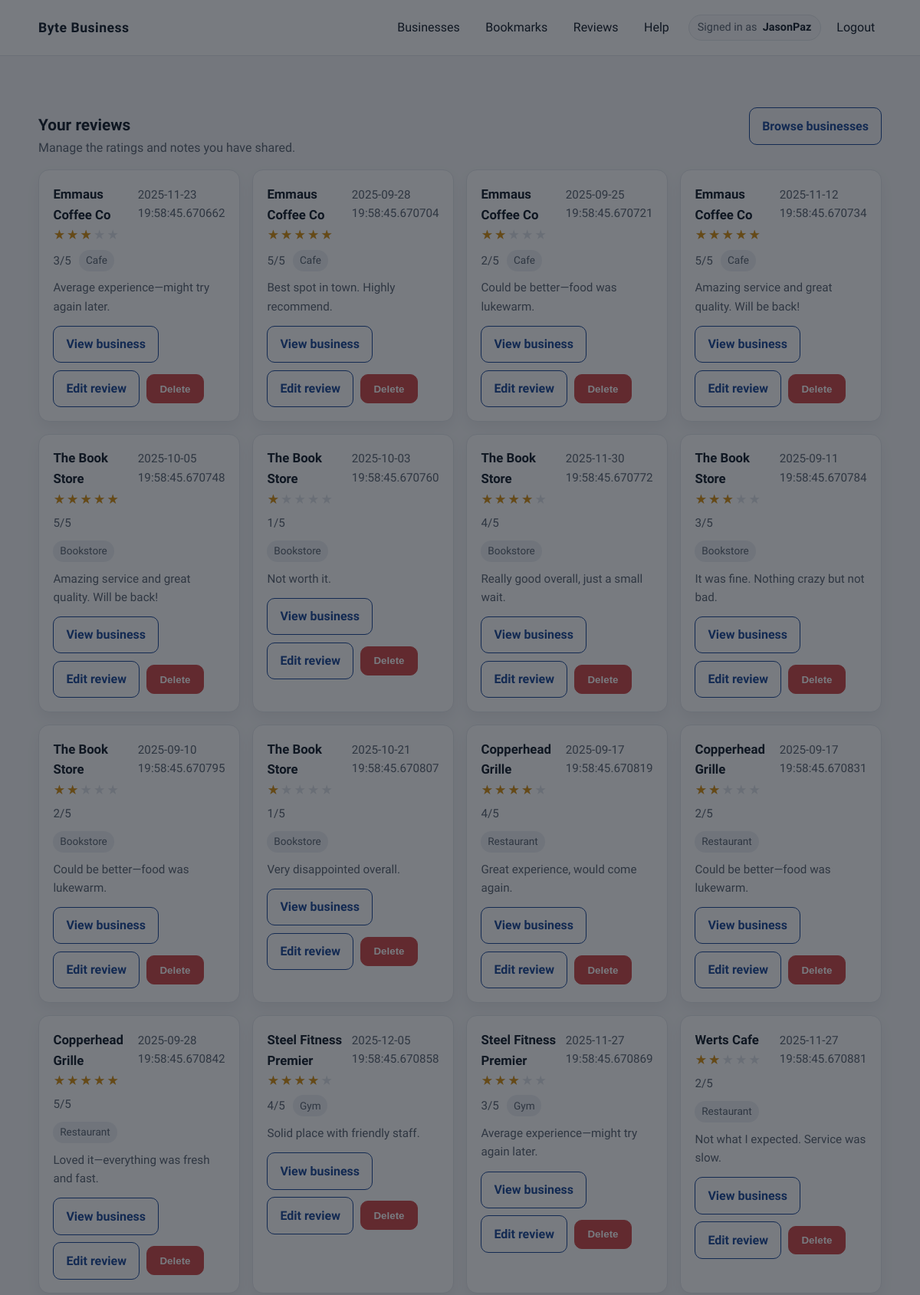
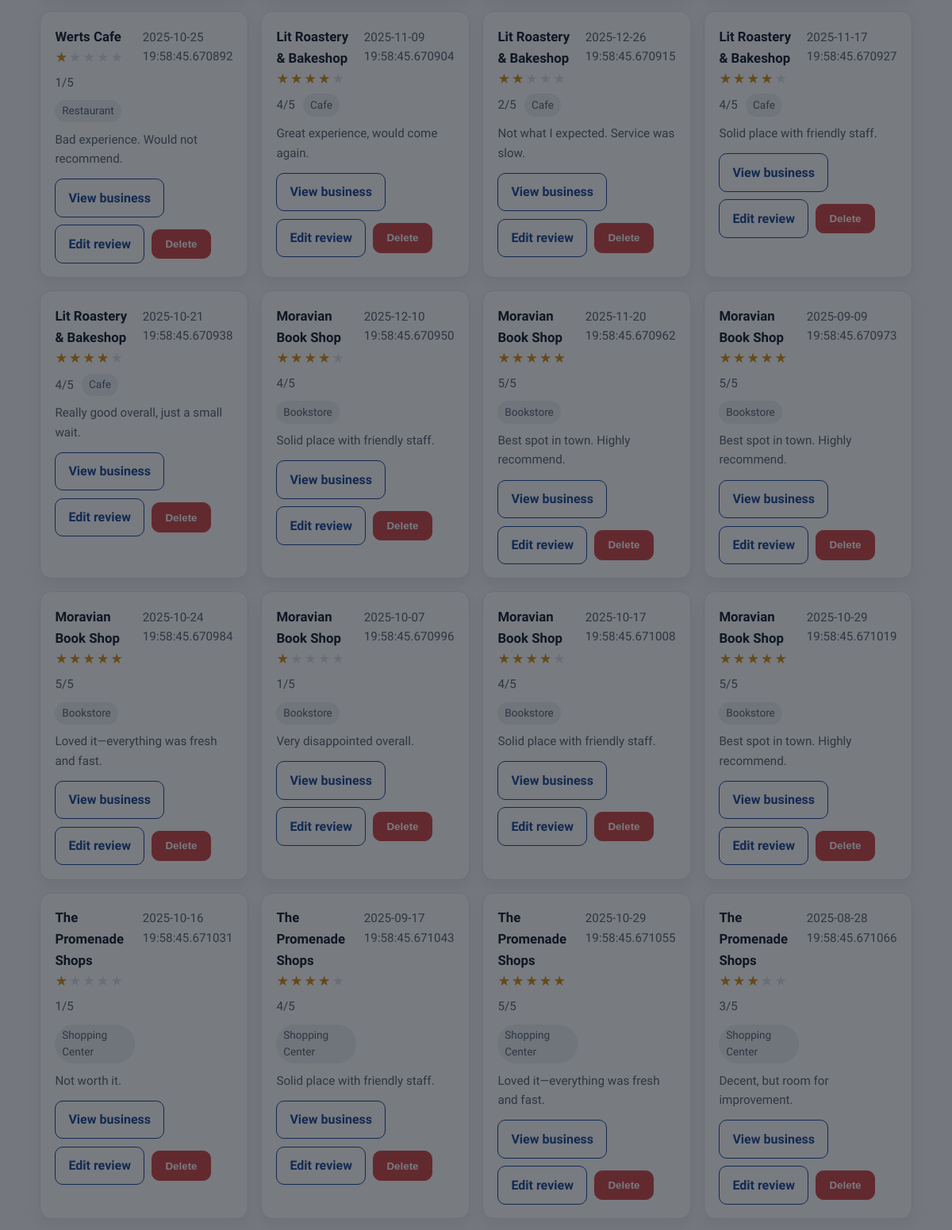
Screenshot of /review (signed in, upper part) with the database file from the repository (2 pictures, top to bottom).
### app/models.py (models this page shows, shortened)
class User(db.Model, UserMixin):
    id = db.Column(db.Integer, primary_key=True)
    username = db.Column(db.String(150), unique=True, nullable=False)
    email = db.Column(db.String(150), unique=True, nullable=False)
    password = db.Column(db.String(256), nullable=False)
    created_at = db.Column(db.DateTime, default=datetime.utcnow)
    is_verified = db.Column(db.Boolean, default=False)
    verified_at = db.Column(db.DateTime, default=None)
    bookmarks = db.relationship("BookMark", back_populates="user", cascade="all, delete-orphan")
    reviews = db.relationship("Review", back_populates="user", cascade="all, delete-orphan")
    redeemed_deals = db.relationship("RedeemDeal", back_populates="user", cascade="all, delete-orphan")

class Review(db.Model):
    id = db.Column(db.Integer, primary_key=True)
    business_id = db.Column(db.Integer, db.ForeignKey('business.id'), nullable=False)
    user_id = db.Column(db.Integer, db.ForeignKey('user.id'), nullable=False)
    rating = db.Column(db.Integer, nullable=False)
    comment = db.Column(db.Text, nullable=True)
    created_at = db.Column(db.DateTime, default=datetime.utcnow)
    user = db.relationship("User", back_populates="reviews")
    business = db.relationship("Business", back_populates="reviews")

class Business(db.Model):
    id = db.Column(db.Integer, primary_key=True)
    name = db.Column(db.String(200), nullable=False)
    location = db.Column(db.String(200), nullable=False)
    address = db.Column(db.String(300), nullable=False)
    category = db.Column(db.String(100), nullable=False)
    description = db.Column(db.Text, nullable=True)
    created_at = db.Column(db.DateTime, default=datetime.utcnow)
    website = db.Column(db.String(300), nullable=True)
    contact = db.Column(db.String(50), nullable=True)
    hours = db.Column(db.String(200), nullable=True)
    bookmarks = db.relationship("BookMark", back_populates="business", cascade="all, delete-orphan")
    reviews = db.relationship("Review", back_populates="business", cascade="all, delete-orphan")
    deals = db.relationship("Deal", back_populates="business", cascade="all, delete-orphan")

### app/routes.py (the view)
@main_bp.route("/review")
@login_required
def reviews():
    reviews = Review.query.filter_by(user_id=current_user.id).all()
    return render_template("reviews.html", reviews=reviews)

### app/__init__.py (called while the page is built)
def create_app():
    app = Flask(__name__)
    app.config.from_object(Config)
    db.init_app(app)
    migrate.init_app(app, db)
    login_manager.init_app(app)
    login_manager.login_view = 'auth.login'
    @app.context_processor
    def inject_turnstile_key():
        return {
            "TURNSTILE_SITE_KEY": current_app.config.get("TURNSTILE_SITE_KEY")
        }
    from . import routes, models, auth_routes, bookmarks, deals
    app.register_blueprint(routes.main_bp)
    app.register_blueprint(auth_routes.auth_bp)
    app.register_blueprint(bookmarks.bp)
    app.register_blueprint(deals.deal_bp)
    return app

### app/auth_routes.py (called while the page is built)
@login_manager.user_loader
def load_user(user_id):
    return User.query.get(int(user_id))

### app/templates/reviews.html (shortened to what this page needs)
{% extends "base.html" %}
{% block content %}
<div class="container">
  <section class="section">
    <div class="section-header">
      <div>
        <h2>Your reviews</h2>
        <p>Manage the ratings and notes you have shared.</p>
      </div>
      <a class="button subtle" href="{{ url_for('main.list_businesses') }}">Browse businesses</a>
    </div>
    {% if reviews and reviews|length > 0 %}
    <div class="card-grid">
      {% for review in reviews %}
      <div class="card">
        <div class="row" style="align-items: baseline;">
          <div>
            <h3 style="margin: 0;">{{ review.business.name|default('Business') }}</h3>
            <div class="business-meta" style="margin-top: 0.4rem;">
              <span class="star-bar" data-rating-bar data-rating="{{ review.rating|default(0) }}">
                <span class="base">★★★★★</span>
                <span class="fill">★★★★★</span>
              </span>
              <span class="muted">{{ review.rating|default(0) }}/5</span>
              <span class="pill">{{ review.business.category|default('Business') }}</span>
            </div>
          </div>
          <span class="muted">{{ review.created_at|default('') }}</span>
        </div>
        <p class="muted" style="margin-top: 0.6rem;">{{ review.comment|default('No comment provided.') }}</p>
        <div class="review-actions" style="margin-top: 0.8rem;">
          <a class="button subtle" href="{{ url_for('main.business_detail', business_id=review.business_id|default(0)) }}">View business</a>
          <a class="button subtle" href="{{ url_for('main.edit_review', review_id=review.id|default(0)) }}">Edit review</a>
          <form method="POST" action="{{ url_for('main.delete_review', review_id=review.id|default(0)) }}" class="review-action-form">
            <button class="button danger" type="submit">Delete</button>
          </form>
        </div>
      </div>
      {% endfor %}
    </div>
    {% else %}
    <div class="card">
      <h3 style="margin-top: 0;">No reviews yet</h3>
      <p style="margin: 0.35rem 0 0.8rem;">Start by rating a business you have visited.</p>
      <a class="button" href="{{ url_for('main.list_businesses') }}">Find businesses</a>
    </div>
    {% endif %}
  </section>
</div>
{% endblock %}

### app/templates/base.html (shortened to what this page needs)
<!doctype html>
<html lang="en">
<head>
  <link rel="stylesheet" href="{{ url_for('static', filename='styles.css') }}">
</head>
<body>
  <header class="site-header">
    <div class="container header-inner">
      <div class="brand">Byte Business</div>
      <nav class="nav-links">
        {% if current_user.is_authenticated %}
        <a href="/businesses">Businesses</a>
        <a href="{{ url_for('bookmarks.view_bookmarks') }}">Bookmarks</a>
        <a href="{{ url_for('main.reviews') }}">Reviews</a>
        <a href="{{ url_for('main.help') }}">Help</a>
        <div class="nav-right">
          <span class="nav-user">
            <span class="nav-user-label">Signed in as</span>
            <span class="nav-user-name">{{ current_user.username }}</span>
          </span>
          <a href="{{ url_for('auth.logout') }}">Logout</a>
        </div>
        {% else %}
        <a href="{{ url_for('main.home') }}">Home</a>
        <a href="/businesses">Businesses</a>
        <a href="{{ url_for('auth.login') }}">Login</a>
        <a class="button subtle" href="{{ url_for('auth.register') }}">Register</a>
        {% endif %}
      </nav>
    </div>
  </header>
  <main class="page">
    {% block content %}{% endblock %}
  </main>
  <div class="onboarding" data-onboarding hidden>
  </div>
</body>
</html>

### app/static/styles.css (style rules this page uses)
:root { --bg: #f6f7f9; --card: #ffffff; --text: #17212e; --muted: #5c6674; --accent: #1f4b99; --accent-strong: #153a73; --border: #e4e7ec; --shadow: 0 12px 30px rgba(0, 0, 0, 0.06); --radius: 14px; }
*, *::before, *::after { box-sizing: border-box; }
body { margin: 0; background: var(--bg); color: var(--text); font-family: 'Work Sans', 'Segoe UI', -apple-system, BlinkMacSystemFont, sans-serif; line-height: 1.6; text-rendering: optimizeLegibility; }
a { color: var(--accent); text-decoration: none; }
.container { width: min(1100px, calc(100% - 2.5rem)); margin: 0 auto; }
.site-header { background: var(--card); border-bottom: 1px solid var(--border); position: sticky; top: 0; z-index: 10; }
.header-inner { display: flex; align-items: center; justify-content: space-between; padding: 1.1rem 0; }
.brand { font-weight: 700; letter-spacing: 0.5px; font-size: 1.1rem; }
.nav-links { display: flex; align-items: center; gap: 1rem; }
.nav-links a { color: var(--text); font-weight: 500; padding: 0.35rem 0.55rem; border-radius: 8px; transition: color 0.2s ease, background 0.2s ease; }
.nav-right { margin-left: auto; display: flex; align-items: center; gap: 0.75rem; }
.nav-user { display: inline-flex; align-items: center; gap: 0.45rem; padding: 0.25rem 0.7rem; border-radius: 999px; border: 1px solid var(--border); background: #f9fafb; font-size: 0.9rem; color: var(--muted); }
.nav-user-name { font-weight: 600; color: var(--text); }
.button { display: inline-flex; align-items: center; justify-content: center; gap: 0.35rem; padding: 0.65rem 1rem; border-radius: 10px; font-weight: 600; border: 1px solid var(--accent); color: var(--card); background: var(--accent); transition: transform 0.15s ease, box-shadow 0.2s ease, background 0.2s ease, color 0.2s ease; }
.button.subtle { color: var(--accent); background: transparent; border-color: var(--accent); }
.button.danger { border-color: #d04b4b; background: #d04b4b; }
.page { padding: 2rem 0 3rem; min-height: calc(100vh - 180px); }
.pill { padding: 0.2rem 0.55rem; border-radius: 999px; background: #eef1f5; color: var(--muted); font-size: 0.85rem; }
.section { margin: 2.2rem auto 0; }
.section-header { display: flex; align-items: baseline; justify-content: space-between; gap: 1rem; margin-bottom: 1rem; }
.section-header h2 { margin: 0; font-size: 1.3rem; }
.section-header p { margin: 0; color: var(--muted); }
.card-grid { display: grid; grid-template-columns: repeat(auto-fit, minmax(240px, 1fr)); gap: 1rem; }
.card { background: var(--card); border: 1px solid var(--border); border-radius: var(--radius); padding: 1.1rem 1.15rem; box-shadow: 0 8px 18px rgba(0, 0, 0, 0.05); transition: transform 0.15s ease, box-shadow 0.2s ease; }
.card h3 { margin: 0 0 0.4rem; font-size: 1.05rem; }
.card p { margin: 0; color: var(--muted); }
form { display: grid; gap: 0.9rem; }
.muted { color: var(--muted); font-size: 0.95rem; }
.star-bar { position: relative; display: inline-block; font-weight: 700; letter-spacing: 0.1rem; color: #dfe3e9; line-height: 1; }
.star-bar .base { color: #dfe3e9; }
.star-bar .fill { position: absolute; top: 0; left: 0; overflow: hidden; white-space: nowrap; color: #d89216; }
.row { display: flex; align-items: center; justify-content: space-between; gap: 0.6rem; }
.review-actions { display: flex; flex-wrap: wrap; gap: 0.6rem; align-items: center; }
.review-action-form { margin: 0; display: inline-flex; }
.business-meta { display: flex; align-items: center; gap: 0.65rem; color: var(--muted); font-size: 0.95rem; flex-wrap: wrap; }
.onboarding { position: fixed; inset: 0; z-index: 50; display: grid; place-items: center; padding: 1.5rem; }

### rows the page displays
User: username "JasonPaz"
Review: business.name "Emmaus Coffee Co", rating "3", business.category "Cafe", created_at "2025-11-23 19:58:45.670662", comment "Average experience—might try again later."
Review: business.name "Emmaus Coffee Co", rating "5", business.category "Cafe", created_at "2025-09-28 19:58:45.670704", comment "Best spot in town. Highly recommend."
Review: business.name "Emmaus Coffee Co", rating "2", business.category "Cafe", created_at "2025-09-25 19:58:45.670721", comment "Could be better—food was lukewarm."
Review: business.name "Emmaus Coffee Co", rating "5", business.category "Cafe", created_at "2025-11-12 19:58:45.670734", comment "Amazing service and great quality. Will be back!"
Review: business.name "The Book Store", rating "5", business.category "Bookstore", created_at "2025-10-05 19:58:45.670748", comment "Amazing service and great quality. Will be back!"
Review: business.name "The Book Store", rating "1", business.category "Bookstore", created_at "2025-10-03 19:58:45.670760", comment "Not worth it."
Review: business.name "The Book Store", rating "4", business.category "Bookstore", created_at "2025-11-30 19:58:45.670772", comment "Really good overall, just a small wait."
Review: business.name "The Book Store", rating "3", business.category "Bookstore", created_at "2025-09-11 19:58:45.670784", comment "It was fine. Nothing crazy but not bad."
Review: business.name "The Book Store", rating "2", business.category "Bookstore", created_at "2025-09-10 19:58:45.670795", comment "Could be better—food was lukewarm."
Review: business.name "The Book Store", rating "1", business.category "Bookstore", created_at "2025-10-21 19:58:45.670807", comment "Very disappointed overall."
Review: business.name "Copperhead Grille", rating "4", business.category "Restaurant", created_at "2025-09-17 19:58:45.670819", comment "Great experience, would come again."
Review: business.name "Copperhead Grille", rating "2", business.category "Restaurant", created_at "2025-09-17 19:58:45.670831", comment "Could be better—food was lukewarm."
Review: business.name "Copperhead Grille", rating "5", business.category "Restaurant", created_at "2025-09-28 19:58:45.670842", comment "Loved it—everything was fresh and fast."
Review: business.name "Steel Fitness Premier", rating "4", business.category "Gym", created_at "2025-12-05 19:58:45.670858", comment "Solid place with friendly staff."
Review: business.name "Steel Fitness Premier", rating "3", business.category "Gym", created_at "2025-11-27 19:58:45.670869", comment "Average experience—might try again later."
Review: business.name "Werts Cafe", rating "2", business.category "Restaurant", created_at "2025-11-27 19:58:45.670881", comment "Not what I expected. Service was slow."
Review: business.name "Werts Cafe", rating "1", business.category "Restaurant", created_at "2025-10-25 19:58:45.670892", comment "Bad experience. Would not recommend."
Review: business.name "Lit Roastery & Bakeshop", rating "4", business.category "Cafe", created_at "2025-11-09 19:58:45.670904", comment "Great experience, would come again."
Review: business.name "Lit Roastery & Bakeshop", rating "2", business.category "Cafe", created_at "2025-12-26 19:58:45.670915", comment "Not what I expected. Service was slow."
Review: business.name "Lit Roastery & Bakeshop", rating "4", business.category "Cafe", created_at "2025-11-17 19:58:45.670927", comment "Solid place with friendly staff."
Review: business.name "Lit Roastery & Bakeshop", rating "4", business.category "Cafe", created_at "2025-10-21 19:58:45.670938", comment "Really good overall, just a small wait."
Review: business.name "Moravian Book Shop", rating "4", business.category "Bookstore", created_at "2025-12-10 19:58:45.670950", comment "Solid place with friendly staff."
Review: business.name "Moravian Book Shop", rating "5", business.category "Bookstore", created_at "2025-11-20 19:58:45.670962", comment "Best spot in town. Highly recommend."
Review: business.name "Moravian Book Shop", rating "5", business.category "Bookstore", created_at "2025-09-09 19:58:45.670973", comment "Best spot in town. Highly recommend."
Review: business.name "Moravian Book Shop", rating "5", business.category "Bookstore", created_at "2025-10-24 19:58:45.670984", comment "Loved it—everything was fresh and fast."
Review: business.name "Moravian Book Shop", rating "1", business.category "Bookstore", created_at "2025-10-07 19:58:45.670996", comment "Very disappointed overall."
Review: business.name "Moravian Book Shop", rating "4", business.category "Bookstore", created_at "2025-10-17 19:58:45.671008", comment "Solid place with friendly staff."
Review: business.name "Moravian Book Shop", rating "5", business.category "Bookstore", created_at "2025-10-29 19:58:45.671019", comment "Best spot in town. Highly recommend."
Review: business.name "The Promenade Shops", rating "1", business.category "Shopping Center", created_at "2025-10-16 19:58:45.671031", comment "Not worth it."
Review: business.name "The Promenade Shops", rating "4", business.category "Shopping Center", created_at "2025-09-17 19:58:45.671043", comment "Solid place with friendly staff."
Review: business.name "The Promenade Shops", rating "5", business.category "Shopping Center", created_at "2025-10-29 19:58:45.671055", comment "Loved it—everything was fresh and fast."
Review: business.name "The Promenade Shops", rating "3", business.category "Shopping Center", created_at "2025-08-28 19:58:45.671066", comment "Decent, but room for improvement."
